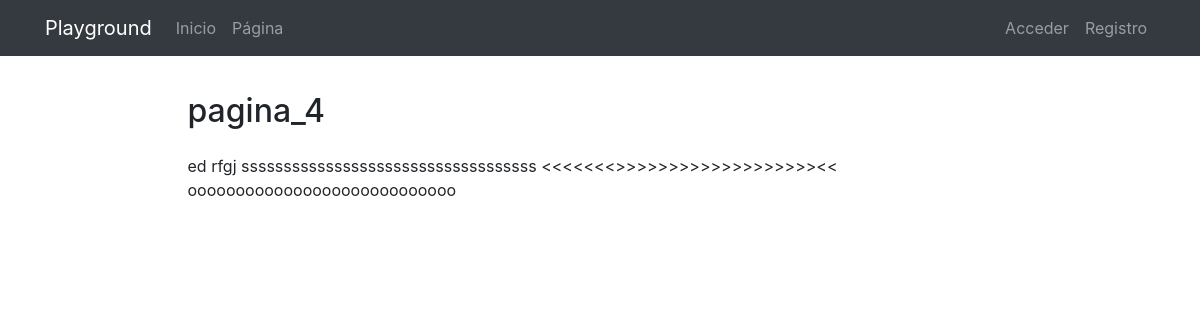
Screenshot of /pages/4/pagina_4/ with the database file from the repository.
### pages/models.py (models this page shows, shortened)
class Page(models.Model):
    title = models.CharField(verbose_name="Título", max_length=200)
    content = RichTextField(verbose_name="Contenido")
    order = models.SmallIntegerField(verbose_name="Orden", default=0)
    created = models.DateTimeField(auto_now_add=True, verbose_name="Fecha de creación")
    updated = models.DateTimeField(auto_now=True, verbose_name="Fecha de edición")
    class Meta:
        verbose_name = "página"
        verbose_name_plural = "páginas"
        ordering = ['order', 'title']

### pages/views.py (the view)
# urls.py: path('<int:pk>/<slug:page_slug>/', PageDetailView.as_view(), name='page'),
class PageDetailView(DetailView):
    model= Page

### pages/templates/pages/page_detail.html (shortened to what this page needs)
{% extends 'core/base.html' %}
{% load static %}
{% block content %}
{% include 'pages/pages_menu.html' %}
<main role="main">
  <div class="container">
    <div class="row mt-3">
      <div class="col-md-9 mx-auto">
        <h2 class="section-heading mb-4">{{page.title}}</h2>
        <div>
          {{page.content|safe}}
        </div>
      </div>
    </div>
  </div>
</main>
{% endblock %}

### core/static/core/css/main.css (style rules this page uses)
main { padding-top: 20px; }
:root { --jumbotron-padding-y: 3rem; }

### rows the page displays
Page: title "pagina_4", content "ed rfgj sssssssssssssssssssssssssssssssssss <<<<<<<>>>>>>>>>>>>>>>>>>><< oooooooooooooooooooooooooooo"
